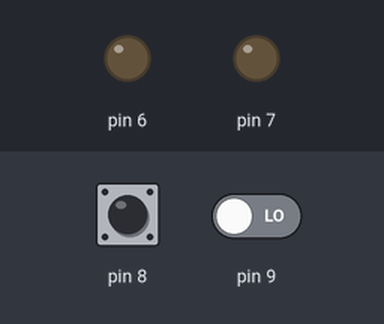
Bench run of a program on a simulated Arduino Uno, built with avr-gcc and run on an emulated ATmega328P. On the bench: output pins drawn as LEDs (lit = HIGH). Dashed ring = blinking. The inputs (shaded band) are chosen by the test bench; at power-on: pin 8 LOW, pin 9 LOW.

Above: at 1.2 s.
1.3 s: pin 8 pulsed HIGH 5 times (0.12 s each, 0.3 s apart)
At 1.75 s:
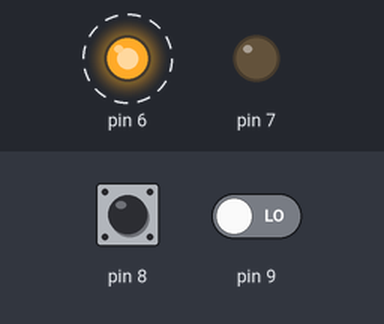
4.3 s: pin 9 driven HIGH
At 4.6 s:
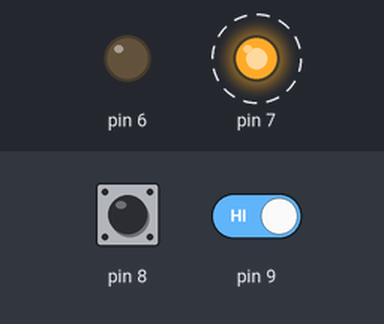
7.3 s: pin 8 driven HIGH
At 8.0 s:
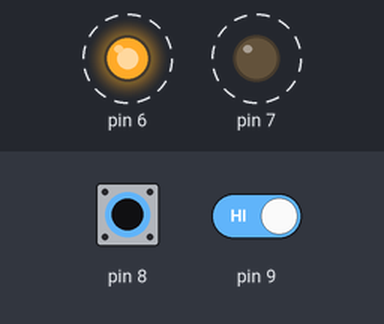
10.3 s: pin 8 driven LOW
At 10.3 s:
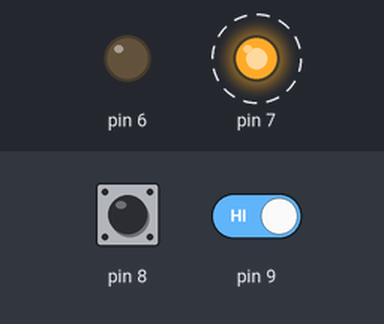
13.3 s: pin 9 driven LOW
At 13.3 s:
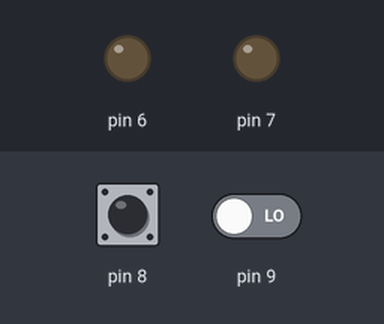
Timing chart, 0 to 15.8 s (numbered marks = the images above; inputs shaded):
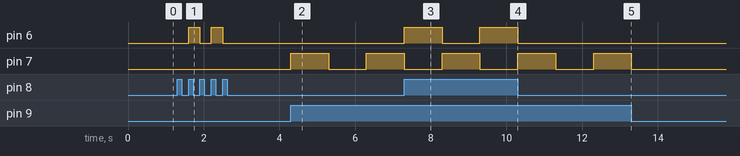

Measured:
- after the input at 1.3 s, pin 6: alternates HIGH for 0.30 s and LOW for 0.30 s, 4 changes in all, then stays LOW, starting after 0.30 s
- after the input at 4.3 s, pin 7: alternates HIGH for 1.0 s and LOW for 1.0 s, starting at once
- after the input at 7.3 s, pin 6: alternates HIGH for 1.0 s and LOW for 1.0 s, starting at once
- after the input at 10.3 s, pin 6: stays LOW (without the input it goes to HIGH after 1.0 s)
- after the input at 13.3 s, pin 7: stays LOW (without the input it goes to HIGH after 1.0 s)

The program:

main.cpp
```cpp
#include <Arduino.h>
bool button_1_down = false;
bool button_2_down = false;
unsigned long button_1_down_start = 0;
unsigned long button_2_down_start = 0;
bool button_1_pressed = false;
bool button_2_pressed = false;
unsigned long button_1_pressed_millis = 0;
unsigned long button_2_pressed_millis = 0;
ISR(PCINT0_vect)
{
  // Remove interrupt flag
  PCIFR |= (1 << PCIF0);
  button_1_down = (PINB & (1 << 0)) == 0;
  button_2_down = (PINB & (1 << 1)) == 0;
  if (button_1_down)
  {
    button_1_down_start = millis();
    button_1_pressed = false;
    button_1_pressed_millis = 1;
  }
  else if (button_1_pressed_millis == 1)
  {
    button_1_pressed = true;
    button_1_pressed_millis = millis() - button_1_down_start;
  }
  if (button_2_down)
  {
    button_2_down_start = millis();
    button_2_pressed = false;
    button_2_pressed_millis = 1;
  }
  else if (button_2_pressed_millis == 1)
  {
    button_2_pressed = true;
    button_2_pressed_millis = millis() - button_2_down_start;
  }
}
unsigned long millis_target_led_1 = 0;
unsigned long millis_target_led_2 = 0;
void setup()
{
  // Put your setup code here, to run once:
  Serial.begin(9600);
  // Apply pin modes
  DDRD |= (1 << 6);
  DDRD |= (1 << 7);
  PORTD &= ~(1 << 6);
  PORTD &= ~(1 << 7);
  DDRB &= ~(1 << 0);
  DDRB &= ~(1 << 1);
  PORTB &= ~(1 << 0);
  PORTB &= ~(1 << 1);
  // Enable pin change interrupts for the required port
  PCICR |= (1 << PCIE0);
  // Add button pin to pin change mask register
  PCMSK0 |= (1 << PCINT0);
  PCMSK0 |= (1 << PCINT1);
}
void loop()
{
  // Put your main code here, to run repeatedly:
  if (millis() >= millis_target_led_1)
  {
    if (button_1_pressed)
    {
      if (button_1_pressed_millis > 500)
      {
        millis_target_led_1 = millis() + 1000;
      }
      else if (button_1_pressed_millis > 20)
      {
        millis_target_led_1 = millis() + 200;
      }
      if (button_1_pressed_millis > 0)
      {
        PORTD ^= (1 << 6);
      }
    }
  }
  if (millis() >= millis_target_led_2)
  {
    if (button_2_pressed)
    {
      if (button_2_pressed_millis > 500)
      {
        millis_target_led_2 = millis() + 1000;
      }
      else if (button_2_pressed_millis > 20)
      {
        millis_target_led_2 = millis() + 200;
      }
      if (button_2_pressed_millis > 0)
      {
        PORTD ^= (1 << 7);
      }
    }
  }
}
```
